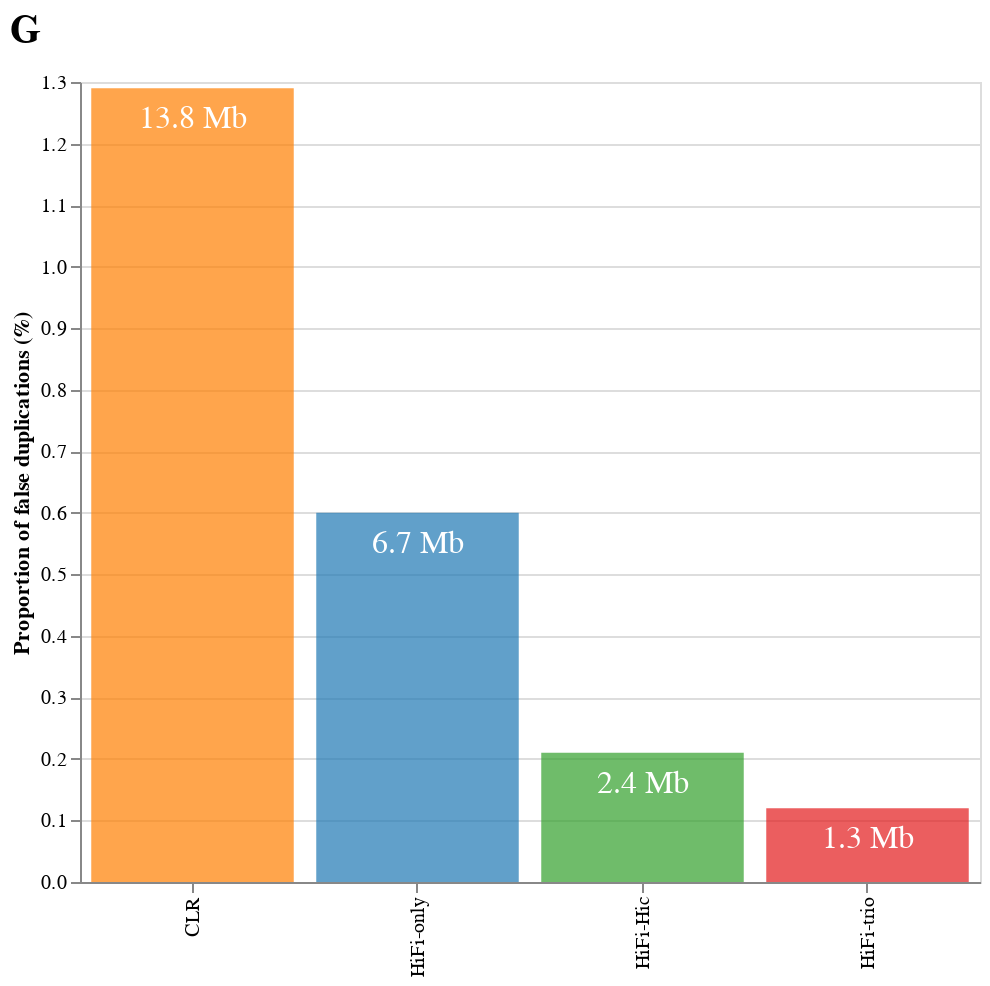

The notebook cell saved with this chart:
### Code cell
bars = alt.Chart(panel_d).mark_bar(color='green',opacity=.7).encode(
    x=alt.X('mode',title=None,sort=['CLR', 'HiFi-only', 'HiFi-Hic', 'HiFi-trio']),
    y=alt.Y('prct',title="Proportion of false duplications (%)"),
    color=alt.Color(
                'mode', 
                legend=None,
                scale=alt.Scale(
                    domain=modes_byung,
                    range=colors_byung,
                ),
    ),
)
labels = alt.Chart(panel_d).mark_text(color='white',dy=15,fontSize=16
).encode(
    x=alt.X('mode',title="Mode",sort=['CLR', 'HiFi-only', 'HiFi-Hic', 'HiFi-trio']),
    y=alt.Y('prct'),
    text=alt.Text('text'),
)

panel_B_d = (bars + labels).properties(
        width=450,
        height=400,
        title = alt.TitleParams(text = 'G', 
            fontSize=20,
            font='Arial',
            anchor='start',
            color='black',
            dx=0,
            dy=-7,
                               ))

panel_B_d

### Figure 1 — Vega-Lite specification as saved in the notebook (floating-point values rounded to 4 significant figures)
{"config": {"view": {"continuousWidth": 400, "continuousHeight": 300}}, "layer": [{"mark": {"type": "bar", "color": "green", "opacity": 0.7}, "encoding": {"color": {"field": "mode", "legend": null, "scale": {"domain": ["HiFi-only", "HiFi-Hic", "HiFi-trio", "CLR"], "range": ["#1f78b4", "#33a02c", "#e31a1c", "#ff7f00"]}, "type": "nominal"}, "x": {"field": "mode", "sort": ["CLR", "HiFi-only", "HiFi-Hic", "HiFi-trio"], "title": null, "type": "nominal"}, "y": {"field": "prct", "title": "Proportion of false duplications (%)", "type": "quantitative"}}}, {"mark": {"type": "text", "color": "white", "dy": 15, "fontSize": 16}, "encoding": {"text": {"field": "text", "type": "nominal"}, "x": {"field": "mode", "sort": ["CLR", "HiFi-only", "HiFi-Hic", "HiFi-trio"], "title": "Mode", "type": "nominal"}, "y": {"field": "prct", "type": "quantitative"}}}], "data": {"name": "data-565a0fac0d2273e19a2f5966dc24fe77"}, "height": 400, "title": {"text": "G", "anchor": "start", "color": "black", "dx": 0, "dy": -7, "font": "Arial", "fontSize": 20}, "width": 450, "$schema": "https://vega.github.io/schema/vega-lite/v4.17.0.json", "datasets": {"data-565a0fac0d2273e19a2f5966dc24fe77": [{"mode": "CLR", "prct": 1.29, "mb": 13.8, "text": "13.8 Mb"}, {"mode": "HiFi-only", "prct": 0.6, "mb": 6.7, "text": "6.7 Mb"}, {"mode": "HiFi-Hic", "prct": 0.21, "mb": 2.4, "text": "2.4 Mb"}, {"mode": "HiFi-trio", "prct": 0.12, "mb": 1.3, "text": "1.3 Mb"}]}}
